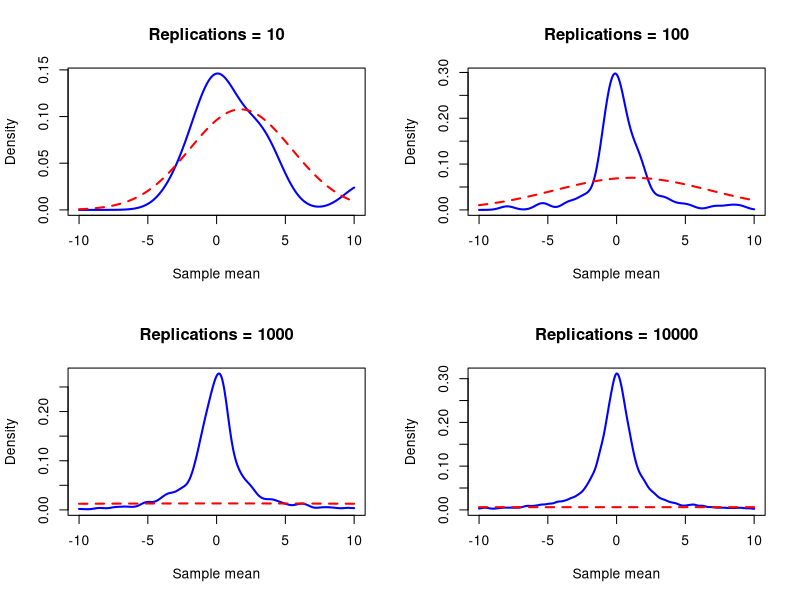
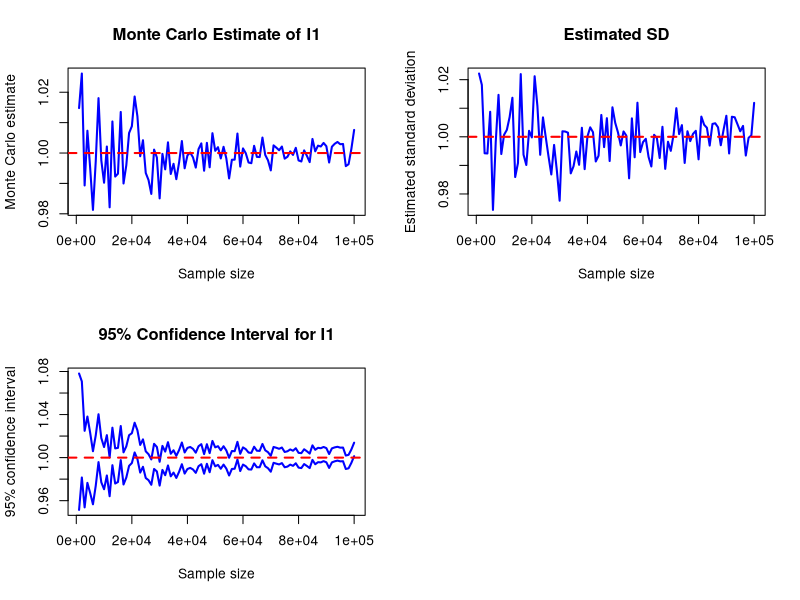
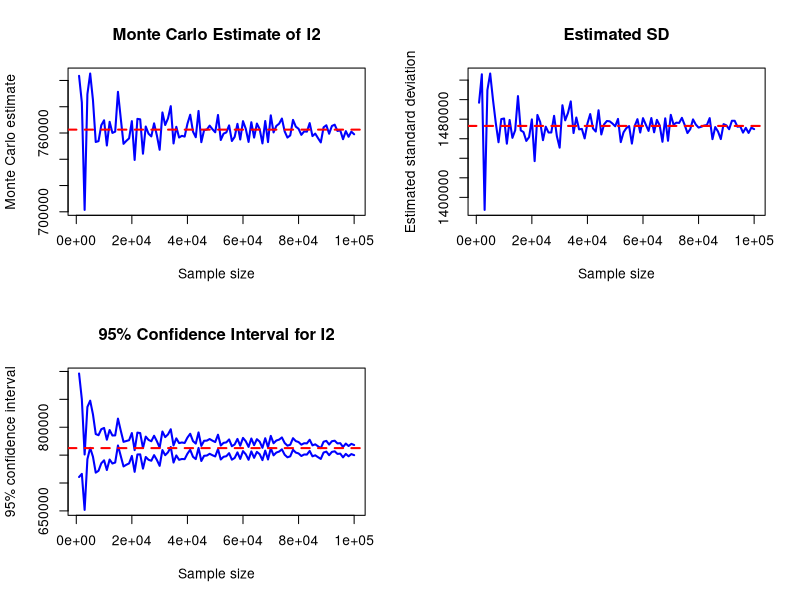

These charts were generated, in order, by the following R code:
#Q1 Cauchy Distribution
#Q1(a) Compute the inverse distribution function

# Cauchy distribution (pdf): f(x) = 1 / (pi * (1 + x^2))
# pdf to cdf: integrate f(x) from -inf to x
# 1 / pi * integral 1 / (1 + t^2) dt = 1 / pi * arctan(t) {from -inf to x}
# = 1 / pi * (arctan(x) - arctan(-inf)) = 1 / pi * (arctan(x) + pi/2) = 1/2 + arctan(x)/pi
# CDF: F(x) = 1/2 + arctan(x)/pi

# set cdf = u, solve for x
# u = 1/2 + arctan(x)/pi = u + 1/2 = arctan(x)/pi = pi * (u - 1/2) = arctan(x)
# x = tan(pi * (u - 1/2))

inverse_cauchy <- function(u) {
  return(tan(pi * (u - 1/2)))
}

#Q1(b) Generate Cauchy randon numbers and show CLT doesn't hold
sample_size <- 500
replications <- c(10, 100, 1000, 10000)
par(mfrow = c(2, 2))
set.seed(2025)
for (i in seq_along(replications)) {
  M <- replications[i]
  samples <- matrix(runif(M * sample_size), nrow = M, ncol = sample_size)
  cauchy_samples <- inverse_cauchy(samples)

  sample_means <- rowMeans(cauchy_samples)
  empirical_density <- density(sample_means, from = -10, to = 10, n = 1000)

  fitted_mean <- mean(sample_means)
  fitted_sd <- sd(sample_means)
  fitted_normal <- dnorm(empirical_density$x, mean = fitted_mean, sd = fitted_sd)

  plot(
    empirical_density$x,
    empirical_density$y,
    type = "l",
    lwd = 2,
    col = "blue",
    xlim = c(-10, 10),
    ylim = c(0, max(empirical_density$y, fitted_normal)),
    main = paste("Replications =", M),
    xlab = "Sample mean",
    ylab = "Density"
  )

  lines(empirical_density$x, fitted_normal, col = "red", lwd = 2, lty = 2)
}


#Q2 Monte Carlo Method
# General Monte Carlo function
MonteCarlo <- function(samples, A, confidence = 0.95) {
  # Sample size
  n <- length(samples)
  
  # Apply A(x) to the simulated observations
  Y <- A(samples)
  
  # Monte Carlo estimate
  # mu_hat = (1/n) sum A(X_i)
  estimate <- mean(Y)
  
  # Estimated standard deviation of A(X)
  sd_est <- sd(Y)
  
  # Standard error
  standard_error <- sd_est / sqrt(n)
  
  # z value for chosen confidence level
  alpha <- 1 - confidence
  z <- qnorm(1 - alpha / 2)
  
  # Practical confidence interval for the true expectation
  CI_lower <- estimate - z * standard_error
  CI_upper <- estimate + z * standard_error
  
  return(
    c(
      estimate = estimate,
      sd = sd_est,
      SE = standard_error,
      CI_lower = CI_lower,
      CI_upper = CI_upper
    )
  )
}

#Q2(a): Interpret integral I1
# I1 = integral from 0 to inf of x * e^-x dx
# Density of exponential distribution: f(x) = lambda * exp(-lambda * x) for x >= 0
# Y ~ Exp(lambda)
# E[G[Y]] = integral from 0 to inf of G(x) * f(x) = G(x) * lambda * exp(-lambda * x)
# To have I1 = E[G[Y]], we need G(x) * lambda * exp(-lambda * x) = x * exp(-x)
# Set lambda = 1, then G(x) = x, so I1 = E[Y] where Y ~ Exp(1)
A1 <- function(x) {
  return(x)
}

#Q2(b): Give an asymptotic 95% confidence interval for the MC estimate
set.seed(2025)
n <- 10000
x <- rexp(n, rate = 1)
result_I1 <- MonteCarlo(x, A1, confidence = 0.95)
print(result_I1)

# Theoretical values: mu = 1, sigma = 1
mu1 <- 1
sigma1 <- 1

# Theoretical 95% interval for the Monte Carlo estimator:
# mu +/- 1.96 sigma / sqrt(n)

z <- qnorm(0.975)
theoretical_lower <- mu1 - z * sigma1 / sqrt(n)
theoretical_upper <- mu1 + z * sigma1 / sqrt(n)
c(
  theoretical_lower = theoretical_lower,
  theoretical_upper = theoretical_upper
)

par(mfrow = c(2,2))
set.seed(2025)
sample_sizes <- seq(1000, 100000, by = 1000)

# Storage
Q2_results <- matrix(NA, nrow = length(sample_sizes), ncol = 5)

colnames(Q2_results) <- c(
  "estimate",
  "sd",
  "SE",
  "CI_lower",
  "CI_upper"
)

#Q2(c): Repeat Monte Carlo experiment
for (i in seq_along(sample_sizes)) {
  n <- sample_sizes[i]
  # Generate sample
  X <- rexp(n, rate = 1)
  # Calculate estimate and confidence interval
  Q2_results[i, ] <- MonteCarlo(X, A1, 0.95)
}

# Plot 1: Monte Carlo estimate versus sample size
plot(
  sample_sizes,
  Q2_results[, "estimate"],
  type = "l",
  col = "blue",
  lwd = 2,
  xlab = "Sample size",
  ylab = "Monte Carlo estimate",
  main = "Monte Carlo Estimate of I1"
)

abline(h = mu1, col = "red", lwd = 2, lty = 2)

# Plot 2: Estimated SD versus theoretical SD
plot(
  sample_sizes,
  Q2_results[, "sd"],
  type = "l",
  col = "blue",
  lwd = 2,
  xlab = "Sample size",
  ylab = "Estimated standard deviation",
  main = "Estimated SD"
)

abline(h = sigma1, col = "red", lwd = 2, lty = 2)

# Plot 3: Practical confidence interval
plot(
  sample_sizes,
  Q2_results[, "CI_upper"],
  type = "l",
  col = "blue",
  lwd = 2,
  ylim = range(
    Q2_results[, "CI_lower"],
    Q2_results[, "CI_upper"]
  ),
  xlab = "Sample size",
  ylab = "95% confidence interval",
  main = "95% Confidence Interval for I1"
)

lines(sample_sizes, Q2_results[, "CI_lower"], col = "blue", lwd = 2)

abline(h = mu1, col = "red", lwd = 2, lty = 2)

#Q2(d): Repeat the entire Monte Carlo experiment many times.
# For a 95% CI, approximately 95% of intervals should
# contain the true value mu = 1.
set.seed(2025)
trials <- 1000
sample_size <- 1000
contains_true_value <- logical(trials)

for (j in 1:trials) {
  X <- rexp(sample_size, rate = 1) 
  result <- MonteCarlo(X, A1, confidence = 0.95)
  contains_true_value[j] <- result["CI_lower"] <= mu1 && mu1 <= result["CI_upper"]
}

coverage_probability <- mean(contains_true_value)
print(coverage_probability)
coverage_percentage <- 100 * coverage_probability

print(paste("Empirical coverage =", round(coverage_percentage, 2), "%"))
# We expect approximately 95%.


#Q3
#I2 = integral from 1 to 8 ((x^7 -3x^2) * (e^(4-sqrt(x))) * sin^2(x)) / (x-1/2)
# Since the integral has finite limits, the simplest choice is to use a uniform distribution on [1, 8]
# The pdf of a uniform random variable on [a, b] is 1 / (b - a)
# For I2, the pdf (f_X(x)) is 1 / (8 - 1) = 1 / 7 for x in [1, 8]
# Let f(x) = ((x^7 -3x^2) * (e^(4-sqrt(x))) * sin^2(x)) / (x-1/2)
# Since pdf is 1 / 7, A(x) = 7 * f(x)

f <- function(x) {
  return(((x^7 - 3 * x^2) * (exp(4 - sqrt(x))) * sin(x)^2) / (x - 1/2))
}

A2 <- function(x) {
  return(7 * f(x))
}

#Q3(a): MCE of I2
set.seed(2025)
n <- 10000
# Generate Uniform(1,8) observations
X <- runif(n, min = 1, max = 8)
# Monte Carlo estimate
result_I2 <- MonteCarlo(X, A2, confidence = 0.95)
print(result_I2)

#Q3(b): Give an asymptotic 95% confidence interval for the MC estimate
# Theoretical value of the integral
mu2 <- integrate(f, lower = 1, upper = 8)$value
print(mu2)

# Theoretical variance and 95% CI
# Var[A(X)] = E[A(X)^2] - (E[A(X)])^2
# E[A(X)^2] = integral from 1 to 8 of A(x)^2 * f_X(x) dx

EA2 <- integrate(function(x) A2(x)^2 * (1/7), lower = 1, upper = 8)$value

Var_A2 <- EA2 - mu2^2
sigma2 <- sqrt(Var_A2)

print(
c(
    true_integral = mu2,
    theoretical_sd = sigma2
  )
)

# Theoretical 95% interval for estimator
theoretical_Q3_CI <- c(
  mu2 - z * sigma2 / sqrt(n),
  mu2 + z * sigma2 / sqrt(n)
)
print(theoretical_Q3_CI)

#Q3(c): Repeat for different sample sizes and plot the results
par(mfrow = c(2,2))
set.seed(2025)
sample_sizes <- seq(1000, 100000, by = 1000)

# Storage
Q3_results <- matrix(NA, nrow = length(sample_sizes), ncol = 5)

colnames(Q3_results) <- c(
  "estimate",
  "sd",
  "SE",
  "CI_lower",
  "CI_upper"
)

# Repeat Monte Carlo experiment
for (i in seq_along(sample_sizes)) {
  n <- sample_sizes[i]
  # Generate sample
  X <- runif(n, min = 1, max = 8)
  # Calculate estimate and confidence interval
  Q3_results[i, ] <- MonteCarlo(X, A2, 0.95)
}

# Plot 1: Monte Carlo estimate versus sample size
plot(
  sample_sizes,
  Q3_results[, "estimate"],
  type = "l",
  col = "blue",
  lwd = 2,
  xlab = "Sample size",
  ylab = "Monte Carlo estimate",
  main = "Monte Carlo Estimate of I2"
)

abline(h = mu2, col = "red", lwd = 2, lty = 2)

# Plot 2: Estimated SD versus theoretical SD
plot(
  sample_sizes,
  Q3_results[, "sd"],
  type = "l",
  col = "blue",
  lwd = 2,
  xlab = "Sample size",
  ylab = "Estimated standard deviation",
  main = "Estimated SD"
)

abline(h = sigma2, col = "red", lwd = 2, lty = 2)

# Plot 3: Practical confidence interval
plot(
  sample_sizes,
  Q3_results[, "CI_upper"],
  type = "l",
  col = "blue",
  lwd = 2,
  ylim = range(
    Q3_results[, "CI_lower"],
    Q3_results[, "CI_upper"]
  ),
  xlab = "Sample size",
  ylab = "95% confidence interval",
  main = "95% Confidence Interval for I2"
)

lines(sample_sizes, Q3_results[, "CI_lower"], col = "blue", lwd = 2)

abline(h = mu2, col = "red", lwd = 2, lty = 2)
